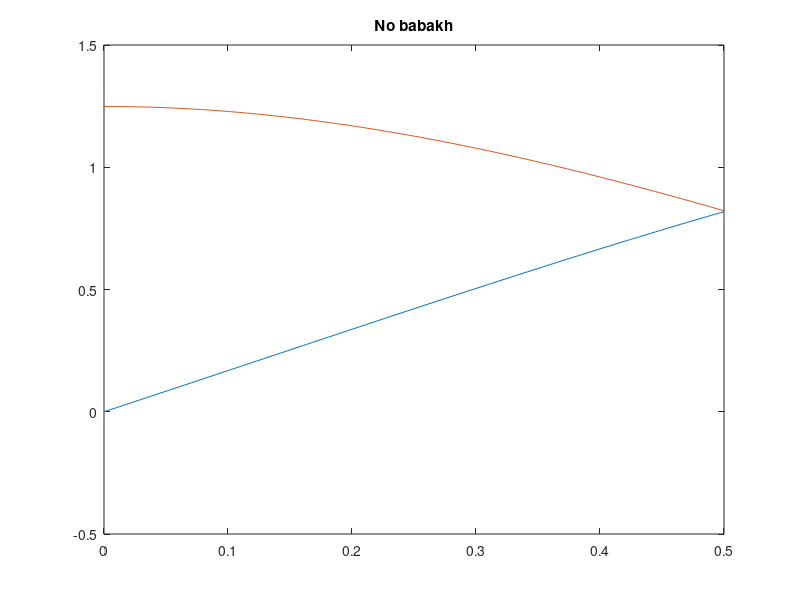
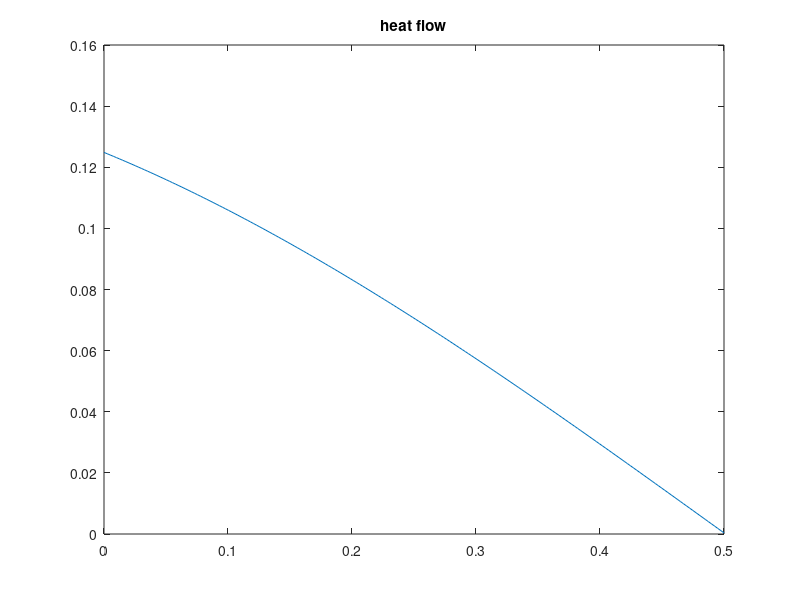

These figures' MATLAB source, in order:
clear

N = 200; L = 0.5;
h = L/(N-1);
x = 0:h:L;

A = zeros(2*N,2*N);
B = zeros(2*N);

Fk1 = 1.28; Fk2 = Fk1;
Pe1 = 1.0; Pe2 = Pe1;
a = 1;
Bi = 0.1;

Y0 = zeros(N,1); Z0 = zeros(N,1);
T0 = [Y0; Z0];

A(1,1) = 1; A(N,N-1) = 1; A(N,N) = -2; A(N,2*N) = 1;
A(N+1,N+1) = -1; A(N+1,N+2) = 1; 
A(2*N,2*N) = -2; A(2*N,N) = 1; A(2*N,2*N-1) = 1;
% A(2*N,2*N) = 1; A(2*N,N) = -1;
for i = 2:(N-1)
    A(i,i-1) = 1 + h*Pe1; A(i,i+1) = 1;
    A(i,i) = -2 - h^2*Bi - h*Pe1; A(i,N+i) = h^2*Bi;
    A(N+i,N+i-1) = a; A(N+i,N+i+1) = a + h*Pe2;
    A(N+i,N+i) = -2*a - h^2*Bi - h*Pe2; A(N+i,i) = h^2*Bi;
end
is_stat = 0;
while is_stat == 0
    Sy = Fk1*exp(Y0); Sz = Fk2*exp(Z0);
    B = -h^2*[Sy; Sz];
    B(1) = 0; B(N) = 0; B(N+1) = 0; B(2*N) = 0;
    T = A\B;
    max_diff = max(abs(T-T0));
    T0 = T;
    Y0 = T(1:N); Z0 = T(N+1:2*N);
    q = -Bi*(Y0 - Z0);
    if max_diff < 1e-3
        is_stat = 1;
        Q = 0; fig_title = 'No babakh';
    end
    if max(T) > 1e3 | sum(isnan(T)) ~= 0 
        Q = 1; fig_title = 'Babakh';
        break
    end
    disp(num2str(max(T)))
end
figure
plot(x,Y0,x,Z0)
title(fig_title)
if Bi ~= 0
    figure
    plot(x,q)
    title('heat flow')
end
